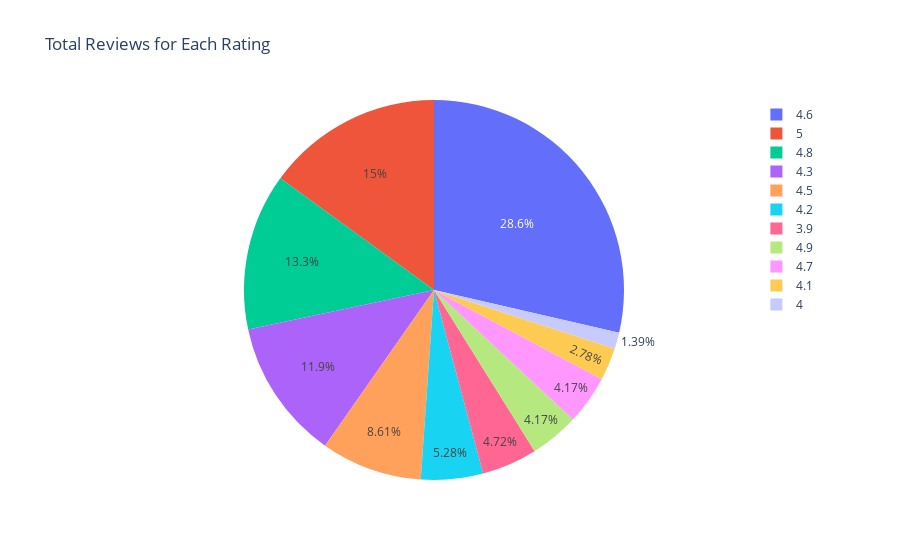

Here is the notebook cell this chart was saved with:
### Code cell
import plotly.express as px
import pandas as pd
import plotly.graph_objects as go

e = pd.read_excel (r'/Users/raghavasaikowlasker/PycharmProjects/AmazonDM/AP.xlsx')
df=pd.DataFrame(e)
fig = px.pie(df, values='number_of_reviews', names='average_review_rating',title='Total Reviews for Each Rating')
fig.show()

### Figure 1 — Plotly figure (JSON) as saved in the notebook; plotly's stock layout.template omitted (floating-point values rounded to 4 significant figures)
{"data": [{"domain": {"x": [0, 1], "y": [0, 1]}, "hovertemplate": "average_review_rating=%{label}<br>number_of_reviews=%{value}<extra></extra>", "labels": [4.9, 4.5, 3.9, 5, 4.7, 5, 4.5, 4.3, 5, 4.8, 5, 5, 5, 5, 5, 5, 4.5, 4, 4, 5, 5, 5, 5, 5, 5, 4.5, 5, 5, 4.3, 4.8, 5, 5, 4, 5, 4.5, 5, 4.2, 5, 4.8, 4.8, 5, 5, 4, 5, 5, 5, 5, 4.6, 4.7, 5, 5, 5, 4.6, 4.5, 4.8, 5, 5, 4.8, 5, 5, 4.7, 5, 4.3, 5, 4.6, 5, 4.1, 4.7, 5, 4.6, 4.8], "legendgroup": "", "name": "", "showlegend": true, "type": "pie", "values": [15, 2, 17, 1, 3, 2, 2, 36, 1, 8, 1, 1, 1, 3, 1, 1, 2, 2, 1, 1, 1, 1, 1, 1, 1, 21, 1, 8, 4, 5, 1, 3, 1, 1, 2, 2, 19, 1, 4, 17, 1, 1, 1, 1, 1, 1, 1, 53, 3, 1, 1, 1, 5, 2, 4, 1, 1, 6, 1, 1, 6, 1, 3, 1, 38, 3, 10, 3, 1, 7, 4]}], "layout": {"legend": {"tracegroupgap": 0}, "title": {"text": "Total Reviews for Each Rating"}}}
